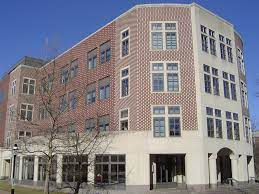
#> input picture Edge detection.jpg, 259 x 194 px, found by its file name
$ jupyter execute 'Canny edge detector.ipynb'   (shell and % lines are left out)
#> lines starting #> are read from the running program, lines starting #| are printed output that depends on the picture
[cell 1]
import numpy as np
import matplotlib.pyplot as plt
import cv2

[cell 2]
img = cv2.imread("C:\\Users\\saini\\Desktop\\testing\\Edge detection.jpg")
#> img is the input picture: shape (194, 259, 3); mean B, G, R 135.7, 128.3, 130.4
plt.imshow(img)

[cell 3]
image = cv2.cvtColor(img, cv2.COLOR_RGB2GRAY)   #converting image to gray
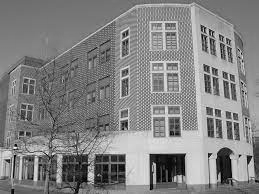
#> image: shape (194, 259); min 0, max 245, mean 130.7
plt.imshow(image,cmap = 'gray')

[cell 4]
#defining lower and upper threshold
lower = 120
upper =240
edge_detection = cv2.Canny(image,lower, upper)       #implementing canny algo.
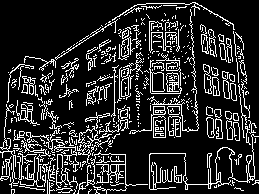
#> edge_detection: shape (194, 259); 16.8% white in thin lines or dots
plt.imshow(edge_detection, cmap = "gray")
